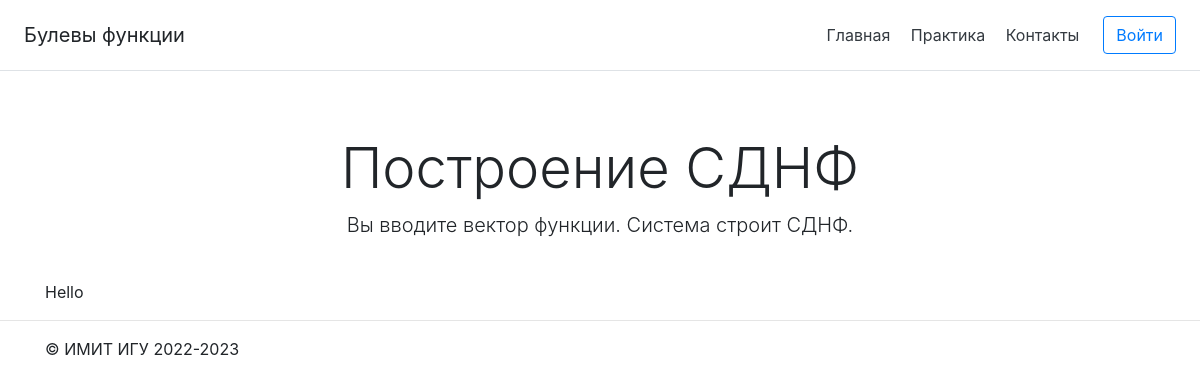
Page /StartTask/SDNF on the committed database.
### main/models.py (models this page shows, shortened)
class Task(models.Model):
    title = models.CharField('Название', max_length=255)
    task = models.TextField('Описание')
    type = models.CharField('Тип задачи', max_length=50, default="none")
    class Meta:
        verbose_name = 'Задача'
        verbose_name_plural = 'Задачи'

### main/views.py (the view)
# urls.py: path('StartTask/SDNF', sdnf, name='SDNF'),
def sdnf(request):
    task = Task.objects.get(type="SDNF")
    return render(request, 'main/starttask/SDNF.html', {'task': task})

### main/templates/main/starttask/SDNF.html
{% extends 'main/starttask/temp.html' %}
{% block task %}
<p>Hello</p>
{% endblock %}

### main/templates/main/starttask/temp.html (shortened to what this page needs)
{% extends 'main/base.html' %}
{% block content %}
    <div class="pricing-header px-3 py-3 pt-md-5 pb-md-4 mx-auto text-center">
      <h1 class="display-4">{{task.title}}</h1>
      <p class="lead">{{task.task}}</p>
    </div>
    <div class="task">
        {% block task %}{% endblock %}
    </div>
{% endblock %}

### rows in the picture
Task: title "Построение СДНФ", task "Вы вводите вектор функции. Система строит СДНФ."
